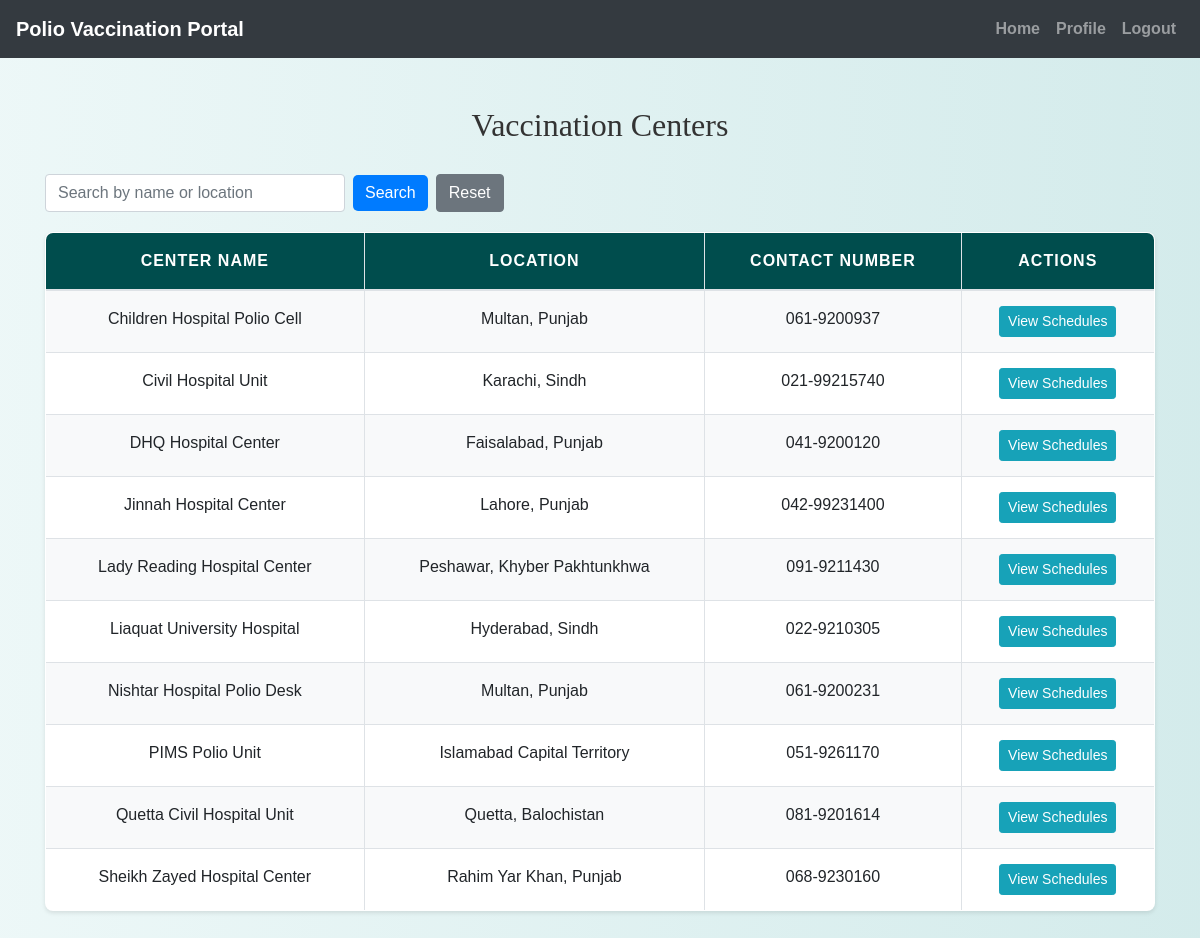
Screenshot of /parent/view_centers.php (signed in) with the database file from the repository.
### tables this page shows
CREATE TABLE `vaccination_centers` (
  `id` int(11) NOT NULL,
  `name` varchar(100) NOT NULL,
  `location` varchar(255) NOT NULL,
  `contact_number` varchar(20) NOT NULL
);

### parent/view_centers.php (the view, shortened to what this page needs)
<?php
include('config.php');
$search = "";
if ($search !== "") {
    $search_param = "%".$search."%";
    $stmt = mysqli_prepare($conn, "SELECT * FROM vaccination_centers WHERE name LIKE ? OR location LIKE ? ORDER BY name ASC");
    mysqli_stmt_bind_param($stmt, "ss", $search_param, $search_param);
} else {
    $stmt = mysqli_prepare($conn, "SELECT * FROM vaccination_centers ORDER BY name ASC");
}
mysqli_stmt_execute($stmt);
$result = mysqli_stmt_get_result($stmt);
?>
<!DOCTYPE html>
<html>
<head>
    <link rel="stylesheet" href="https://maxcdn.bootstrapcdn.com/bootstrap/4.5.2/css/bootstrap.min.css">
    <link rel="stylesheet" href="../css/style.css">
</head>
<body>
<?php include('navbar.php'); ?>
<div class="container mt-5 mb-5">
    <h2>Vaccination Centers</h2>
    <form method="get" class="form-inline mb-3">
        <input type="text" name="search" value="<?= htmlspecialchars($search) ?>" placeholder="Search by name or location" class="form-control mr-2" style="width: 300px;">
        <button type="submit" class="btn btn-primary">Search</button>
        <a href="view_centers.php" class="btn btn-secondary ml-2">Reset</a>
    </form>
    <?php if (mysqli_num_rows($result) > 0): ?>
        <table class="table table-bordered table-striped">
            <thead>
                <tr>
                    <th>Center Name</th>
                    <th>Location</th>
                    <th>Contact Number</th>
                    <th>Actions</th>
                </tr>
            </thead>
            <tbody>
                <?php while ($center = mysqli_fetch_assoc($result)): ?>
                    <tr>
                        <td><?= htmlspecialchars($center['name']) ?></td>
                        <td><?= htmlspecialchars($center['location']) ?></td>
                        <td><?= htmlspecialchars($center['contact_number']) ?></td>
                        <td>
                            <a href="view_schedules.php?center_id=<?= $center['id'] ?>" class="btn btn-info btn-sm">View Schedules</a>
                        </td>
                    </tr>
                <?php endwhile; ?>
            </tbody>
        </table>
    <?php else: ?>
        <p>No centers found.</p>
    <?php endif; ?>
</div>
</body>
</html>

### css/style.css (style rules this page uses)
body { background: linear-gradient(90deg, rgba(233, 246, 246, 0.831), rgba(207, 233, 233, 0.9)); font-family: 'Arial', sans-serif; color: #333; line-height: 1.6; }
h1, h2, h3, h4 { text-align: center; margin-top: 30px; margin-bottom: 30px; font-family: 'Georgia', serif; }
.container { margin-bottom: 40px; }
.table { width: 100%; border-collapse: collapse; margin-top: 20px; font-size: 16px; background-color: #ffffff; border-radius: 8px; overflow: hidden; box-shadow: 0 2px 4px rgba(0, 0, 0, 0.1); }
.table th, .table td { padding: 15px; border: 1px solid #dee2e6; text-align: center; }
.table thead th { background-color: #004d4d; color: white; font-weight: bold; text-transform: uppercase; letter-spacing: 1px; }
.table tbody tr:nth-child(odd) { background-color: #f8f9fa; }
.btn-primary { color: #fff; border: none; border-radius: 5px; cursor: pointer; transition: background-color 0.3s ease; }
a { color: #006666; text-decoration: none; font-weight: bold; }

### rows the page displays
vaccination_centers: name "Children Hospital Polio Cell", location "Multan, Punjab", contact_number "061-9200937"
vaccination_centers: name "Civil Hospital Unit", location "Karachi, Sindh", contact_number "021-99215740"
vaccination_centers: name "DHQ Hospital Center", location "Faisalabad, Punjab", contact_number "041-9200120"
vaccination_centers: name "Jinnah Hospital Center", location "Lahore, Punjab", contact_number "042-99231400"
vaccination_centers: name "Lady Reading Hospital Center", location "Peshawar, Khyber Pakhtunkhwa", contact_number "091-9211430"
vaccination_centers: name "Liaquat University Hospital", location "Hyderabad, Sindh", contact_number "022-9210305"
vaccination_centers: name "Nishtar Hospital Polio Desk", location "Multan, Punjab", contact_number "061-9200231"
vaccination_centers: name "PIMS Polio Unit", location "Islamabad Capital Territory", contact_number "051-9261170"
vaccination_centers: name "Quetta Civil Hospital Unit", location "Quetta, Balochistan", contact_number "081-9201614"
vaccination_centers: name "Sheikh Zayed Hospital Center", location "Rahim Yar Khan, Punjab", contact_number "068-9230160"
